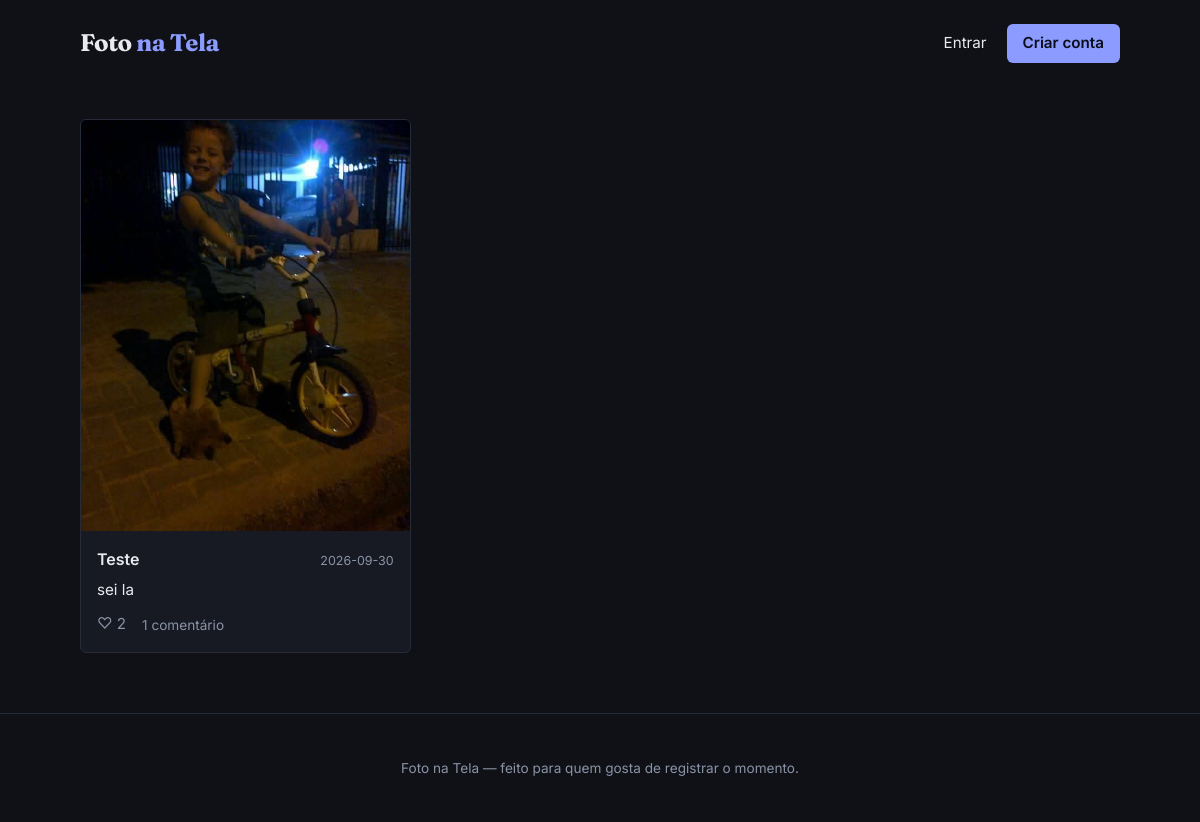
Before: / with the older database file.
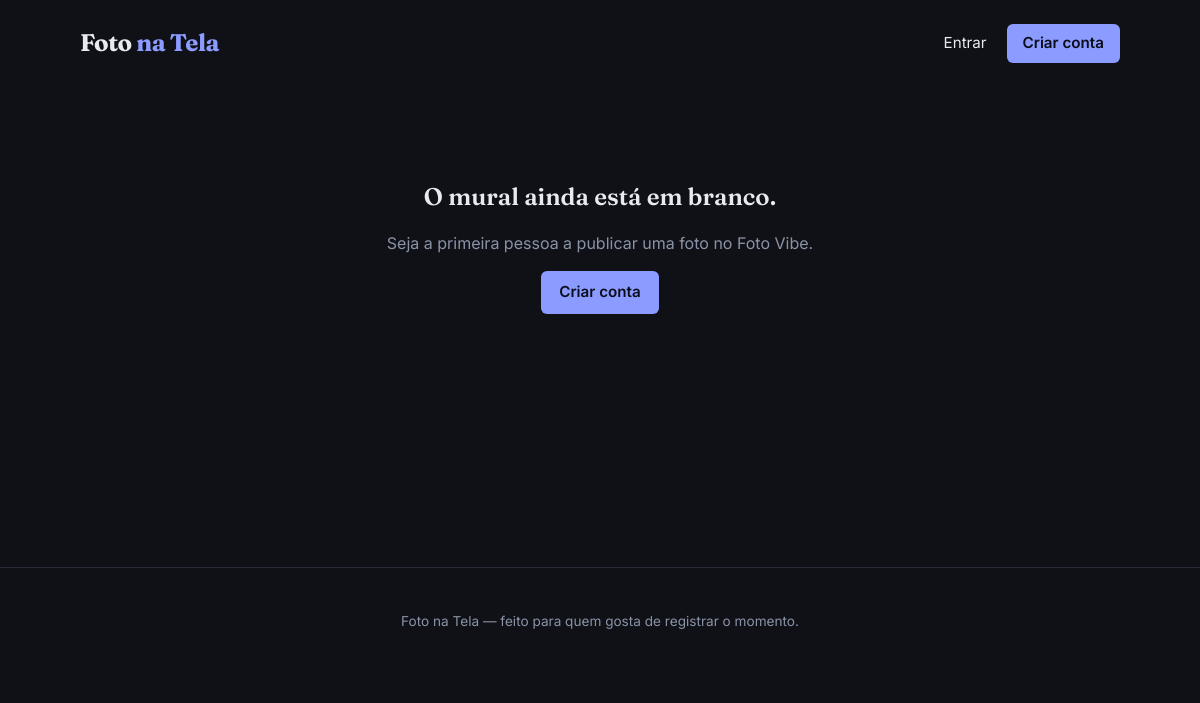
After: the same page with the newer database file.
### tables this page shows
CREATE TABLE posts (
                id              INTEGER PRIMARY KEY AUTOINCREMENT,
                usuario_id      INTEGER NOT NULL,
                imagem          TEXT NOT NULL,
                legenda         TEXT DEFAULT '',
                criado_em       TEXT NOT NULL,
                FOREIGN KEY (usuario_id) REFERENCES usuarios (id) ON DELETE CASCADE
            );

CREATE TABLE usuarios (
                id              INTEGER PRIMARY KEY AUTOINCREMENT,
                nome_usuario    TEXT NOT NULL UNIQUE,
                email           TEXT NOT NULL UNIQUE,
                senha_hash      TEXT NOT NULL,
                bio             TEXT DEFAULT '',
                foto_perfil     TEXT DEFAULT '',
                criado_em       TEXT NOT NULL
            );

### app.py (the view)
@app.route("/")
def feed():
    usuario_id = session.get("usuario_id")
    posts = db.listar_feed(usuario_atual_id=usuario_id)
    return render_template("feed.html", posts=posts)

### app.py (called while the page is built)
@app.context_processor
def injetar_usuario_logado():
    usuario = None
    if "usuario_id" in session:
        usuario = db.buscar_usuario_por_id(session["usuario_id"])
    return {"usuario_logado": usuario}

### database.py (called while the page is built)
@contextmanager
def obter_conexao():
    con = sqlite3.connect(CAMINHO_BANCO)
    con.row_factory = sqlite3.Row      # permite acessar colunas por nome: linha["nome"]
    con.execute("PRAGMA foreign_keys = ON")
    try:
        yield con
        con.commit()
    except Exception:
        con.rollback()
        raise
    finally:
        con.close()

### templates/feed.html (shortened to what this page needs)
{% extends "base.html" %}
{% block conteudo %}
    {% if posts %}
        <div class="grade-fotos">
            {% for post in posts %}
                <article class="cartao-foto">
                    <a href="{{ url_for('ver_post', post_id=post.id) }}" class="cartao-foto__link-imagem">
                        <img src="{{ url_for('arquivo_upload', nome_arquivo=post.imagem) }}" alt="Foto de {{ post.nome_usuario }}">
                    </a>
                    <div class="cartao-foto__corpo">
                        <div class="cartao-foto__cabecalho">
                            <a href="{{ url_for('perfil', nome_usuario=post.nome_usuario) }}" class="cartao-foto__autor">
                                {{ post.nome_usuario }}
                            </a>
                            <span class="cartao-foto__data">{{ post.criado_em[:10] }}</span>
                        </div>
                        {% if post.legenda %}
                            <p class="cartao-foto__legenda">{{ post.legenda }}</p>
                        {% endif %}
                        <div class="cartao-foto__acoes">
                            {% if usuario_logado %}
                                <form action="{{ url_for('curtir', post_id=post.id) }}" method="post">
                                    <input type="hidden" name="proximo" value="{{ url_for('feed') }}">
                                    <button type="submit" class="botao-curtir {{ 'botao-curtir--ativo' if post.curtido_por_mim }}">
                                        {{ '♥' if post.curtido_por_mim else '♡' }} {{ post.total_curtidas }}
                                    </button>
                                </form>
                            {% else %}
                                <span class="botao-curtir">♡ {{ post.total_curtidas }}</span>
                            {% endif %}
                            <a href="{{ url_for('ver_post', post_id=post.id) }}" class="link-comentarios">
                                {{ post.total_comentarios }} comentário{{ 's' if post.total_comentarios != 1 else '' }}
                            </a>
                        </div>
                    </div>
                </article>
            {% endfor %}
        </div>
    {% else %}
        <div class="estado-vazio">
            <h2>O mural ainda está em branco.</h2>
            <p>Seja a primeira pessoa a publicar uma foto no Foto Vibe.</p>
            {% if usuario_logado %}
                <a href="{{ url_for('publicar') }}" class="botao-primario">Publicar minha primeira foto</a>
            {% else %}
                <a href="{{ url_for('cadastro') }}" class="botao-primario">Criar conta</a>
            {% endif %}
        </div>
    {% endif %}
{% endblock %}

Changed rows visible on the page:
removed posts: imagem (picture), nome_usuario "Teste", criado_em "2026-09-30", legenda "sei la", total_curtidas "2", total_comentarios "1"
Other visible differences:
text now shown: "O mural ainda está em branco. Seja a primeira pessoa a publicar uma foto no Foto Vibe. Criar conta"
